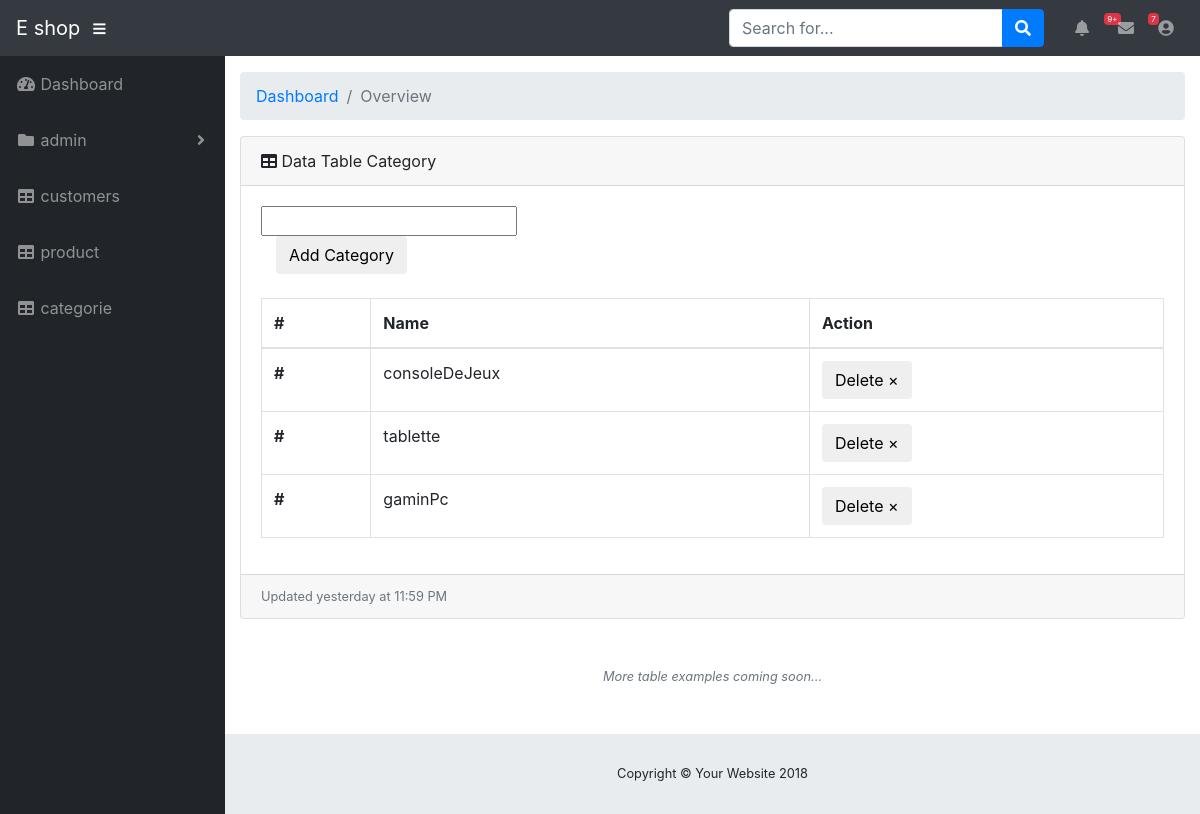
Screenshot of /adminarij/pages/categories (signed in) with the database file from the repository.
### tables this page shows
CREATE TABLE IF NOT EXISTS `categorie` (
  `code` int(11) NOT NULL AUTO_INCREMENT,
  `nom` varchar(30) NOT NULL,
  PRIMARY KEY (`code`)
);

### adminarij/app/controllers/Pages.php (called while the page is built, shortened)
<?php
class Pages extends Controller {
    public function __construct() {
            $this->userModel = $this->model('get');
    }
    public function categories() {
        $data=$this->userModel->getcat();
        $this->view('categories',$data);
    }
}

### adminarij/app/libraries/Core.php (called while the page is built, shortened)
<?php
  class Core {
    protected $currentMethod = 'index';
    public function __construct(){
      $url = $this->getUrl();
      if(file_exists('../app/controllers/' . ucwords($url[0]). '.php')){
        unset($url[0]);
      }
      $this->currentController = new $this->currentController;
      if(isset($url[1])){
        if(method_exists($this->currentController, $url[1])){
          $this->currentMethod = $url[1];
          unset($url[1]);
        }
      }
      $this->params = $url ? array_values($url) : [];
      call_user_func_array([$this->currentController, $this->currentMethod], $this->params);
    }
    public function getUrl(){
      if(isset($_GET['url'])){
        $url = rtrim($_GET['url'], '/');
        $url = filter_var($url, FILTER_SANITIZE_URL);
        $url = explode('/', $url);
        return $url;
      }
    }
  }

### adminarij/app/require.php (called while the page is built, shortened)
<?php
    require_once 'libraries/Core.php';
    require_once 'libraries/Database.php';
    $init = new Core();

### adminarij/public/index.php (called while the page is built)
<?php
    require_once '../app/require.php';

### adminarij/app/libraries/Database.php (called while the page is built, shortened)
<?php
    class Database {
        private $dbHost = DB_HOST;
        private $dbUser = DB_USER;
        private $dbPass = DB_PASS;
        private $dbName = DB_NAME;
        private $statement;
        private $dbHandler;
        public function __construct() {
            $conn = 'mysql:host=' . $this->dbHost . ';dbname=' . $this->dbName;
            $options = array(
                PDO::ATTR_PERSISTENT => true,
                PDO::ATTR_ERRMODE => PDO::ERRMODE_EXCEPTION
            );
            try {
                $this->dbHandler = new PDO($conn, $this->dbUser, $this->dbPass, $options);
            } catch (PDOException $e) {
                $this->error = $e->getMessage();
                echo $this->error;
            }
        }
        public function query($sql) {
            $this->statement = $this->dbHandler->prepare($sql);
        }
        public function execute() {
            return $this->statement->execute();
        }
        public function resultSet() {
            $this->execute();
            return $this->statement->fetchAll(PDO::FETCH_OBJ);
        }
    }

### adminarij/app/models/get.php (called while the page is built, shortened)
<?php
    class get{
        private $db;
        public function __construct() {
            $this->db = new Database;
        }
        public function getcat(){
            $this->db->query('SELECT nom FROM categorie ');
            $pc = $this->db->resultSet();
            return($pc);
        }
    }

### adminarij/app/views/categories.php (the view, shortened to what this page needs)
<!DOCTYPE html>
<html lang="en">
<?php include "includes/top.php";?>
  <body id="page-top">
  <?php include "includes/navbar.php";?>
    <div id="wrapper">
    <?php include "includes/sidebar.php";?>
    <div class="card mb-3">
            <div class="card-header">
              <i class="fas fa-table"></i>
              Data Table Category</div>
            <div class="card-body">
              <div class="table-responsive">
                <table class="table table-bordered" id="dataTable" width="100%" cellspacing="0">
                <thead>
            <tr>
              <th>#</th>
              <th>Name</th>
              <th>Action</th>
            </tr>
          </thead>
          <tbody id="category_list">
          <?php foreach($data as $cat ){ ?>
            <tr>
            <th>#</th>
              <td><?php echo($cat->nom)?></td>
              <td>
              <form  action=  "<?php echo URLROOT ?>/pages/deletecat"  method="POST" >
              <button type="submit" class="btn btn-default add-product" data-dismiss="modal" aria-label="Close">Delete
                        <span aria-hidden="true">&times;</span>
                        </button>
											</form>
              </td>
            </tr>
            <?php } ?>
            <tr>
              <form  action=  "<?php echo URLROOT ?>/pages/addcat"  method="POST" >
              <input type="text" name="cat_name" >
        		<div class="col-12">
        			<button type="submit" class="btn btn-default add-product">Add Category</button>
        		</div>
            </tr>
          </tbody>
                </table>
              </div>
            </div>
            <div class="card-footer small text-muted">Updated yesterday at 11:59 PM</div>
          </div>
          <p class="small text-center text-muted my-5">
            <em>More table examples coming soon...</em>
          </p>
        </div>
        <?php include "includes/footer.php";?>
  </body>
</html>

### adminarij/public/css/sb-admin.css (style rules this page uses)
html { position: relative; min-height: 100%; }
body { height: 100%; }
#wrapper { display: -webkit-box; display: -ms-flexbox; display: flex; }
:root { --input-padding-x: 0.75rem; --input-padding-y: 0.75rem; }

### rows the page displays
categorie: nom "consoleDeJeux"
categorie: nom "tablette"
categorie: nom "gaminPc"
